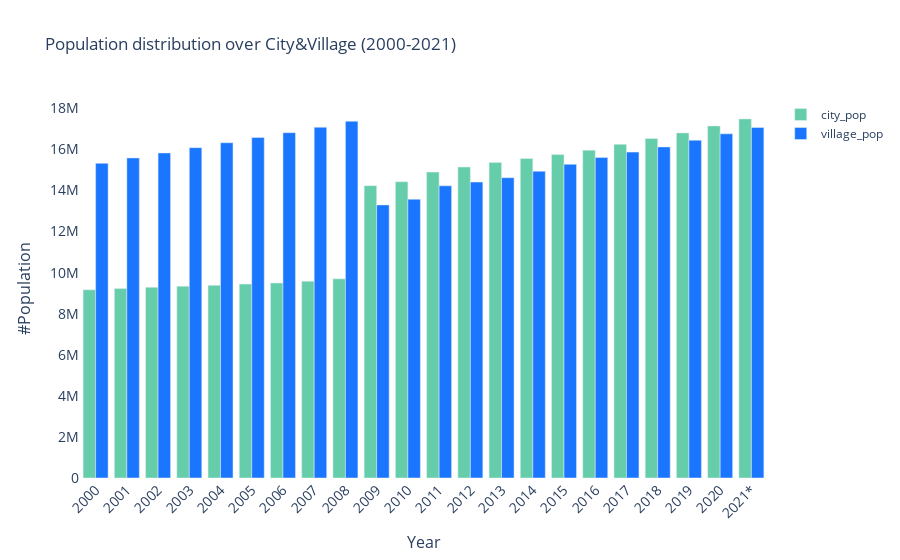

The notebook cell saved with this chart:
### Markdown cell above
## Population distrubution (City&Village)

### Code cell
a = []
c = []
v = []
for key, value in reversed(values.items()):
    entry = Data_year(value, population)
    a.append(key)
    c.append(float(entry['city_pop'][0])*1000)
    v.append(float(entry['village_pop'][0])*1000)
    
fig = go.Figure()
fig.add_trace(go.Bar(x=a, y=c, name='city_pop', marker_color='rgb(102,205,170)'))
fig.add_trace(go.Bar(x=a, y=v, name='village_pop',marker_color='rgb(26, 118, 255)'))
fig.update_layout(plot_bgcolor='white', title='Population distribution over City&Village (2000-2021)',xaxis_tickangle=-45, xaxis=dict(title='Year', tickfont_size=14,titlefont_size=16),
                  yaxis=dict(title='#Population',tickfont_size=14,titlefont_size=16))

### Figure 1 — Plotly figure (JSON) as saved in the notebook; plotly's stock layout.template omitted (floating-point values rounded to 4 significant figures)
{"data": [{"marker": {"color": "rgb(102,205,170)"}, "name": "city_pop", "type": "bar", "x": ["2000", "2001", "2002", "2003", "2004", "2005", "2006", "2007", "2008", "2009", "2010", "2011", "2012", "2013", "2014", "2015", "2016", "2017", "2018", "2019", "2020", "2021*"], "y": [9165500, 9225300, 9286900, 9340700, 9381300, 9441900, 9495100, 9584600, 9698200, 14236000, 14425900, 14897400, 15143200, 15370100, 15555200, 15748000, 15963900, 16250800, 16532700, 16806700, 17144100, 17487500]}, {"marker": {"color": "rgb(26, 118, 255)"}, "name": "village_pop", "type": "bar", "x": ["2000", "2001", "2002", "2003", "2004", "2005", "2006", "2007", "2008", "2009", "2010", "2011", "2012", "2013", "2014", "2015", "2016", "2017", "2018", "2019", "2020", "2021*"], "y": [15322200, 15587800, 15828900, 16087200, 16326100, 16580000.0, 16817600, 17079200, 17374000, 13297400, 13575500, 14226000, 14412200, 14623400, 14937600, 15274500, 15611400, 15869700, 16124000, 16448800, 16760000.0, 17071400]}], "layout": {"plot_bgcolor": "white", "title": {"text": "Population distribution over City&Village (2000-2021)"}, "xaxis": {"tickangle": -45, "tickfont": {"size": 14}, "title": {"font": {"size": 16}, "text": "Year"}}, "yaxis": {"tickfont": {"size": 14}, "title": {"font": {"size": 16}, "text": "#Population"}}}}
